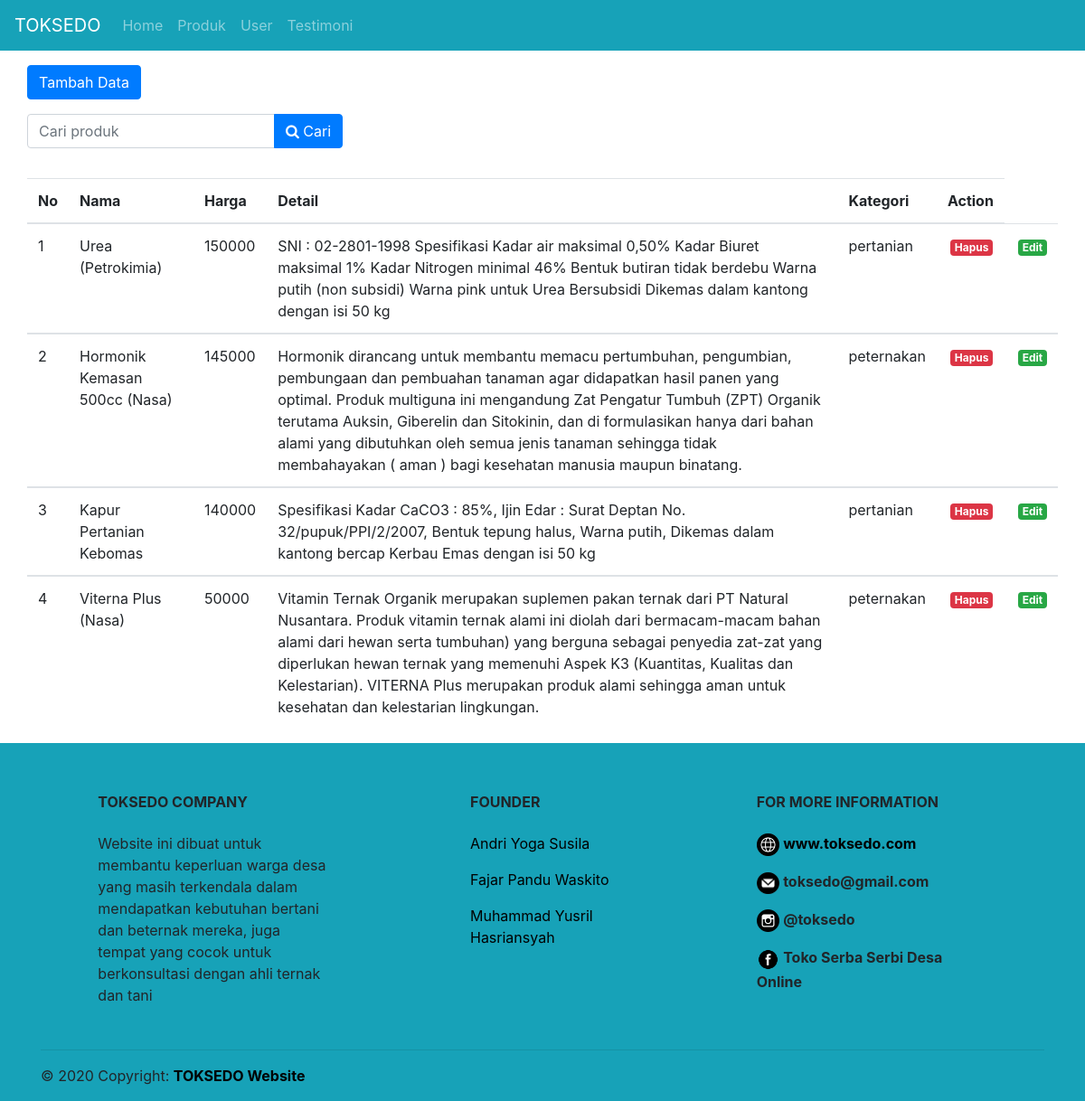
/index.php/admin/produk, run on the app's committed database.
### tables this page shows
CREATE TABLE `produk` (
  `idProduk` int(11) NOT NULL,
  `idKategori` int(11) DEFAULT NULL,
  `nama` varchar(50) DEFAULT NULL,
  `harga` int(11) DEFAULT NULL,
  `detail` varchar(1000) DEFAULT NULL
);

CREATE TABLE `kategori` (
  `idKategori` int(11) NOT NULL,
  `namaKategori` varchar(20) NOT NULL
);

### application/controllers/admin.php (called while the page is built, shortened)
<?php
class admin extends CI_Controller {
    public function __construct(){
        $this->load->helper('url');
        $this->load->helper('form');
        $this->load->model('login_model');
        $this->load->model('produk_model');
    }
    public function produk()
    {
        $data['title'] = "Manage Produk";
        $list['produk'] = $this->produk_model->getAllProdukAdmin();
        $this->load->view('admin/template/header_admin',$data);
        $this->load->view('admin/produk',$list);
        $this->load->view('admin/template/footer_admin');
    }
}

### index.php (called while the page is built, shortened)
<?php
require_once BASEPATH.'core/CodeIgniter.php';

### application/models/produk_model.php (called while the page is built, shortened)
<?php
class produk_model extends CI_Model {
    public function getAllProdukAdmin()
    {
        $this->db->select('idProduk,produk.idKategori as idk,namaKategori,nama,harga,detail');
        $this->db->from('produk');
        $this->db->join('kategori', 'produk.idKategori = kategori.idKategori');
        $query = $this->db->get();
        return $query->result_array();
    }
}
?>

### application/views/admin/produk.php (the view, shortened to what this page needs)
<div class="container">
    <div class="row mt-3">
        <a href="<?= base_url(); ?>admin/tambahproduk" class="btn btn-primary">Tambah Data</a>
    </div>
    <div class="row mt-3">
        <form action="" method="POST">
            <div class="input-group mb-3">
                <input type="text" class="form-control" placeholder="Cari produk" name="keyword" aria-label="Product's keyword" aria-describedby="basic-addon2">
                <div class="input-group-append">
                    <button class="btn btn-primary" type="submit"><i class="fa fa-search"></i> Cari</button>
                </div>
            </div>
        </form>
    </div>
    <div class="row mt-3">
        <div class="col-md-6">
        </div>
        <table class="table table-hover">
            <thead>
                <tr>
                    <th scope="col">No</th>
                    <th scope="col">Nama</th>
                    <th scope="col">Harga</th>
                    <th scope="col">Detail</th>
                    <th scope="col">Kategori</th>
                    <th scope="col">Action</th>
                </tr>
            </thead>
            <?php
            $no = 1;
            ?>
            <?php foreach ($produk as $prd) :
            ?>
                <tbody>
                    <tr>
                        <td> <?php echo $no; ?> </td>
                        <td><?= $prd['nama']; ?></td>
                        <td><?= $prd['harga']; ?></td>
                        <td><?= $prd['detail']; ?></td>
                        <td><?= $prd['namaKategori']; ?></td>
                        <td><a href="<?= base_url(); ?>admin/hapusProduk/<?= $prd['idProduk']; ?>" class="badge badge-danger" onclick="return confirm('Yakin Data ini akan dihapus')">Hapus</a></td>
                        <td><a href="<?= base_url(); ?>admin/editProduk/<?= $prd['idProduk']; ?>" class="badge badge-success">Edit</a></td>
                    </tr>
                </tbody>
                <?php
                $no++;
                ?>
            <?php endforeach; ?>
        </table>
    </div>
</div>

### application/views/admin/template/header_admin.php (style rules this page uses)
body { overflow-x: hidden; }
.badge { margin-left: 3px; }
a { color: black; }

### data on the page
produk: nama "Urea (Petrokimia)", harga "150000", detail "SNI : 02-2801-1998 Spesifikasi Kadar air maksimal 0,50% Kadar Biuret maksimal 1% Kadar Nitrogen minimal 46% Bentuk butiran tidak berdebu Warna putih (non subsidi) Warna pink untuk Urea Bersubsidi Dikemas dalam kantong dengan isi 50 kg", idKategori.namaKategori "pertanian"
produk: nama "Hormonik Kemasan 500cc (Nasa)", harga "145000", detail "Hormonik dirancang untuk membantu memacu pertumbuhan, pengumbian, pembungaan dan pembuahan tanaman agar didapatkan hasil panen yang optimal. Produk multiguna ini mengandung Zat Pengatur Tumbuh (ZPT) Organik terutama Auksin, Giberelin dan Sitokinin, dan di formulasikan hanya dari bahan alami yang dibutuhkan oleh semua jenis tanaman sehingga tidak membahayakan ( aman ) bagi kesehatan manusia maupun binatang.", idKategori.namaKategori "peternakan"
produk: nama "Kapur Pertanian Kebomas", harga "140000", detail "Spesifikasi Kadar CaCO3 : 85%, Ijin Edar : Surat Deptan No. 32/pupuk/PPI/2/2007, Bentuk tepung halus, Warna putih, Dikemas dalam kantong bercap Kerbau Emas dengan isi 50 kg", idKategori.namaKategori "pertanian"
produk: nama "Viterna Plus (Nasa)", harga "50000", detail "Vitamin Ternak Organik merupakan suplemen pakan ternak dari PT Natural Nusantara. Produk vitamin ternak alami ini diolah dari bermacam-macam bahan alami dari hewan serta tumbuhan) yang berguna sebagai penyedia zat-zat yang diperlukan hewan ternak yang memenuhi Aspek K3 (Kuantitas, Kualitas dan Kelestarian). VITERNA Plus merupakan produk alami sehingga aman untuk kesehatan dan kelestarian lingkungan.", idKategori.namaKategori "peternakan"
